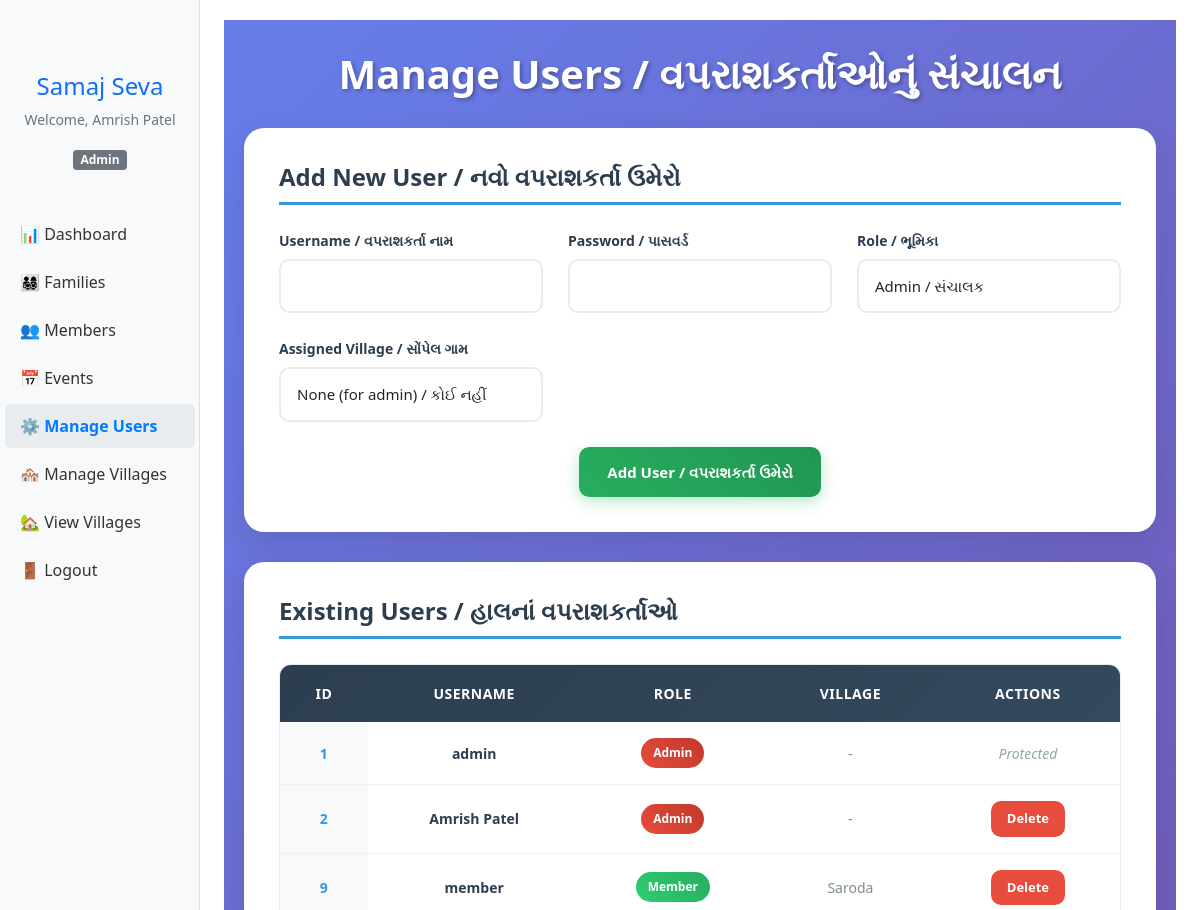
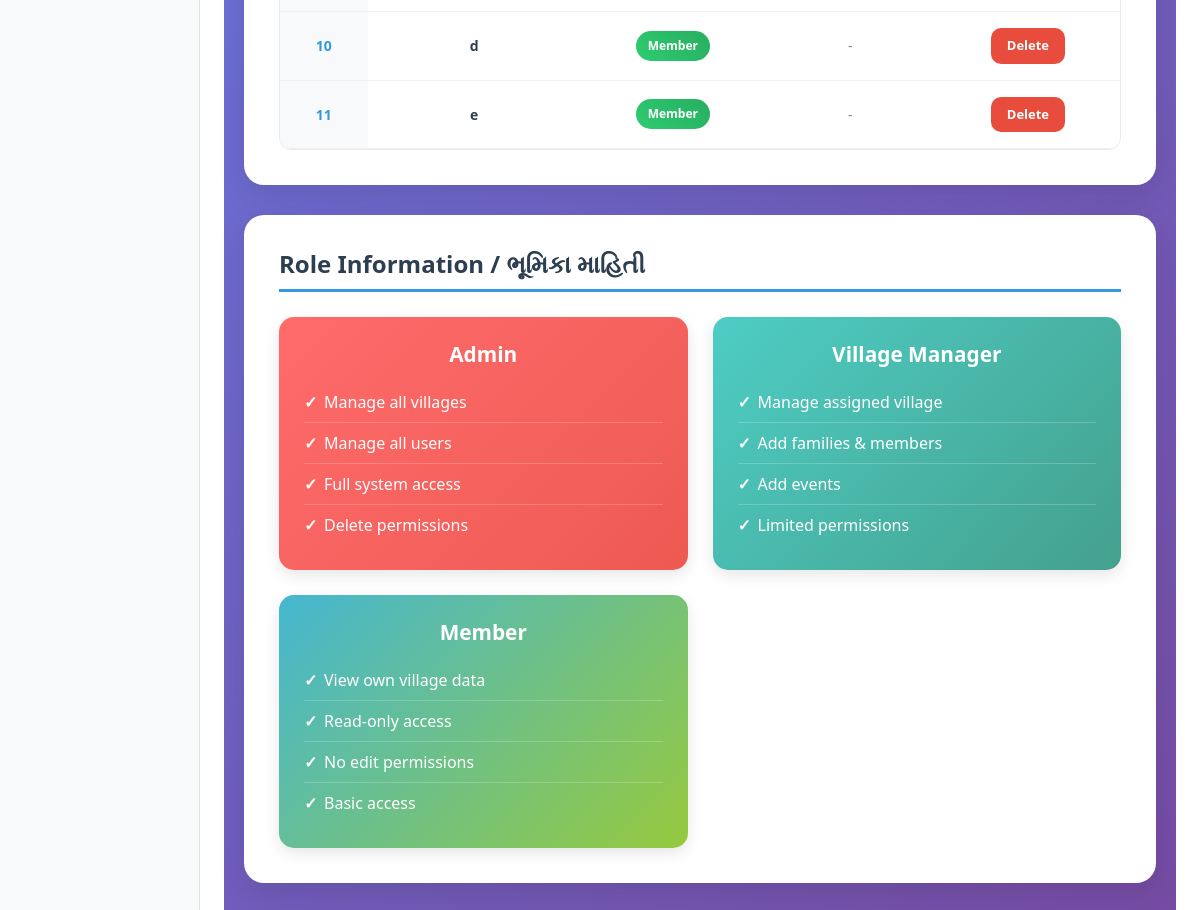
The app's page /admin/users (signed in) with its own data (2 pictures, top to bottom).
### tables this page shows
CREATE TABLE users (
                    id INTEGER PRIMARY KEY AUTOINCREMENT,
                    username TEXT UNIQUE,
                    password TEXT,
                    role TEXT,
                    village TEXT,
                    created_at TIMESTAMP DEFAULT CURRENT_TIMESTAMP
                );

CREATE TABLE villages (
                    id INTEGER PRIMARY KEY AUTOINCREMENT,
                    name TEXT UNIQUE,
                    created_by INTEGER,
                    created_at TIMESTAMP DEFAULT CURRENT_TIMESTAMP,
                    FOREIGN KEY (created_by) REFERENCES users(id)
                );

### app.py (the view)
@app.route('/admin/users')
@admin_required
def manage_users():
    conn = sqlite3.connect('database.db')
    c = conn.cursor()
    c.execute('''SELECT u.id, u.username, u.role, u.village, v.name
                 FROM users u LEFT JOIN villages v ON u.village = v.name
                 ORDER BY u.id''')
    users = c.fetchall()
    c.execute("SELECT name FROM villages ORDER BY name")
    villages = [row[0] for row in c.fetchall()]
    conn.close()
    return render_template('manage_users.html', users=users, villages=villages)

### app.py (called while the page is built)
def admin_required(f):
    @wraps(f)
    def decorated_function(*args, **kwargs):
        if 'user_id' not in session or session.get('role') != 'admin':
            flash('Admin access required', 'error')
            return redirect(url_for('dashboard'))
        return f(*args, **kwargs)
    return decorated_function

### templates/manage_users.html (shortened to what this page needs)
{% extends "base.html" %}
{% block content %}
<div class="manage-users-container">
    <h2 class="page-title">Manage Users / વપરાશકર્તાઓનું સંચાલન</h2>
    <div class="add-user-card">
        <h3 class="card-title">Add New User / નવો વપરાશકર્તા ઉમેરો</h3>
        <form method="post" action="{{ url_for('add_user') }}" class="user-form">
            <div class="form-grid">
                <div class="form-group">
                    <label class="form-label">Username / વપરાશકર્તા નામ</label>
                    <input type="text" name="username" class="form-input" required>
                </div>
                <div class="form-group">
                    <label class="form-label">Password / પાસવર્ડ</label>
                    <input type="password" name="password" class="form-input" required>
                </div>
                <div class="form-group">
                    <label class="form-label">Role / ભૂમિકા</label>
                    <select name="role" class="form-select" required>
                        <option value="admin">Admin / સંચાલક</option>
                    </select>
                </div>
                <div class="form-group">
                    <label class="form-label">Assigned Village / સોંપેલ ગામ</label>
                    <select name="village" class="form-select">
                        <option value="">None (for admin) / કોઈ નહીં</option>
                    </select>
                </div>
            </div>
            <div class="form-actions">
                <button type="submit" class="btn primary-btn">Add User / વપરાશકર્તા ઉમેરો</button>
            </div>
        </form>
    </div>
    <div class="users-list-card">
        <h3 class="card-title">Existing Users / હાલનાં વપરાશકર્તાઓ</h3>
        <div class="table-container">
            <table class="users-table">
                <thead>
                    <tr>
                        <th>ID</th>
                        <th>Username</th>
                        <th>Role</th>
                        <th>Village</th>
                        <th>Actions</th>
                    </tr>
                </thead>
                <tbody>
                    {% for user in users %}
                    <tr class="user-row">
                        <td class="user-id">{{ user[0] }}</td>
                        <td class="username">{{ user[1] }}</td>
                        <td class="user-role">
                            {% if user[2] == 'admin' %}
                            <span class="role-badge admin-badge">{{ user[2]|title }}</span>
                            {% elif user[2] == 'village_manager' %}
                            <span class="role-badge manager-badge">{{ user[2]|title }}</span>
                            {% else %}
                            <span class="role-badge member-badge">{{ user[2]|title }}</span>
                            {% endif %}
                        </td>
                        <td class="user-village">{{ user[4] or "-" }}</td>
                        <td class="user-actions">
                            {% if user[0] != 1 %}
                            <a href="{{ url_for('delete_user', user_id=user[0]) }}"
                               class="btn delete-btn"
                               onclick="return confirm('Are you sure you want to delete this user?')">
                               Delete
                            </a>
                            {% else %}
                            <span class="protected-text">Protected</span>
                            {% endif %}
                        </td>
                    </tr>
                    {% endfor %}
                </tbody>
            </table>
        </div>
    </div>
    <div class="roles-info-card">
        <h3 class="card-title">Role Information / ભૂમિકા માહિતી</h3>
        <div class="roles-grid">
            <div class="role-card admin-role">
                <h4 class="role-title">Admin</h4>
                <ul class="role-features">
                    <li>Manage all villages</li>
                    <li>Manage all users</li>
                    <li>Full system access</li>
                    <li>Delete permissions</li>
                </ul>
            </div>
            <div class="role-card manager-role">
                <h4 class="role-title">Village Manager</h4>
                <ul class="role-features">
                    <li>Manage assigned village</li>
                    <li>Add families & members</li>
                    <li>Add events</li>
                    <li>Limited permissions</li>
                </ul>
            </div>
            <div class="role-card member-role">
                <h4 class="role-title">Member</h4>
                <ul class="role-features">
                    <li>View own village data</li>
                    <li>Read-only access</li>
                    <li>No edit permissions</li>
                    <li>Basic access</li>
                </ul>
            </div>
        </div>
    </div>
</div>
{% endblock %}

### templates/sidebar.html (shortened to what this page needs)
<div class="sidebar-sticky">
    <div class="text-center mb-4">
        <h4 class="text-primary">Samaj Seva</h4>
        <p class="text-muted small">Welcome, {{ session.username }}</p>
        <p class="badge bg-secondary">{{ session.role|title }}</p>
    </div>
    <ul class="nav flex-column">
        <li class="nav-item">
            <a class="nav-link {% if request.endpoint == 'dashboard' %}active{% endif %}" href="{{ url_for('dashboard') }}">
                📊 Dashboard
            </a>
        </li>
        <li class="nav-item">
            <a class="nav-link {% if request.endpoint in ['families', 'add_family', 'view_family'] %}active{% endif %}" href="{{ url_for('families') }}">
                👨‍👩‍👧‍👦 Families
            </a>
        </li>
        <li class="nav-item">
            <a class="nav-link {% if request.endpoint in ['view_members', 'add_member'] %}active{% endif %}" href="{{ url_for('view_members') }}">
                👥 Members
            </a>
        </li>
        <li class="nav-item">
            <a class="nav-link {% if request.endpoint in ['view_events', 'add_event'] %}active{% endif %}" href="{{ url_for('view_events') }}">
                📅 Events
            </a>
        </li>
        {% if session.role == 'admin' %}
        <li class="nav-item">
            <a class="nav-link {% if request.endpoint == 'manage_users' %}active{% endif %}" href="{{ url_for('manage_users') }}">
                ⚙️ Manage Users
            </a>
        </li>
        <li class="nav-item">
            <a class="nav-link {% if request.endpoint == 'manage_villages' %}active{% endif %}" href="{{ url_for('manage_villages') }}">
                🏘️ Manage Villages
            </a>
        </li>
        {% endif %}
        {% if session.role in ['admin', 'village_manager'] %}
        <li class="nav-item">
            <a class="nav-link {% if request.endpoint in ['user_villages', 'user_families', 'user_view_family', 'user_events'] %}active{% endif %}" href="{{ url_for('user_villages') }}">
                🏡 View Villages
            </a>
        </li>
        {% endif %}
        <li class="nav-item">
            <a class="nav-link" href="{{ url_for('logout') }}">
                🚪 Logout
            </a>
        </li>
    </ul>
</div>

### templates/base.html (style rules this page uses)
.sidebar .nav-link { color: #333; padding: 10px 15px; border-radius: 5px; margin: 2px 5px; }
.sidebar .nav-link.active { color: #007bff; background-color: #e9ecef; font-weight: bold; }
.sidebar-sticky { position: relative; top: 0; height: calc(100vh - 48px); padding-top: 0.5rem; overflow-x: hidden; overflow-y: auto; }

### templates/manage_users.html (style rules this page uses)
.manage-users-container { max-width: 1200px; margin: 0 auto; padding: 30px 20px; font-family: 'Segoe UI', Tahoma, Geneva, Verdana, sans-serif; background: linear-gradient(135deg, #667eea 0%, #764ba2 100%); min-height: 100vh; }
.page-title { color: white; font-size: 2.5rem; font-weight: 700; margin-bottom: 30px; text-align: center; text-shadow: 2px 2px 4px rgba(0,0,0,0.3); }
.add-user-card, .users-list-card, .roles-info-card { background: white; border-radius: 20px; padding: 35px; box-shadow: 0 10px 30px rgba(0,0,0,0.1); margin-bottom: 30px; backdrop-filter: blur(10px); }
.card-title { color: #2c3e50; font-size: 1.5rem; font-weight: 600; margin-bottom: 25px; border-bottom: 3px solid #3498db; padding-bottom: 10px; }
.user-form { width: 100%; }
.form-grid { display: grid; grid-template-columns: repeat(auto-fit, minmax(250px, 1fr)); gap: 25px; margin-bottom: 25px; }
.form-group { display: flex; flex-direction: column; }
.form-label { margin-bottom: 8px; font-weight: 600; color: #2c3e50; font-size: 14px; }
.form-input, .form-select { padding: 14px 16px; border: 2px solid #e9ecef; border-radius: 10px; font-size: 15px; transition: all 0.3s ease; background: white; }
.form-actions { text-align: center; margin-top: 25px; }
.btn { display: inline-block; padding: 14px 28px; border-radius: 10px; text-decoration: none; font-weight: 600; font-size: 15px; transition: all 0.3s ease; border: none; cursor: pointer; text-align: center; min-width: 140px; }
.primary-btn { background: linear-gradient(45deg, #27ae60, #219653); color: white; box-shadow: 0 5px 15px rgba(39, 174, 96, 0.3); }
.delete-btn { background: #e74c3c; color: white; padding: 8px 16px; font-size: 13px; min-width: auto; }
.table-container { overflow-x: auto; border-radius: 12px; border: 1px solid #e9ecef; }
.users-table { width: 100%; border-collapse: collapse; min-width: 700px; }
.users-table thead { background: linear-gradient(135deg, #2c3e50, #34495e); }
.users-table th { padding: 18px 15px; text-align: center; color: white; font-weight: 600; font-size: 14px; text-transform: uppercase; letter-spacing: 0.5px; border: none; }
.users-table td { padding: 16px 12px; border-bottom: 1px solid #f0f0f0; font-size: 14px; vertical-align: middle; text-align: center; }
.users-table tbody tr { transition: all 0.3s ease; }
.role-badge { padding: 6px 12px; border-radius: 20px; font-size: 12px; font-weight: 600; display: inline-block; }
.admin-badge { background: linear-gradient(45deg, #e74c3c, #c0392b); color: white; }
.member-badge { background: linear-gradient(45deg, #2ecc71, #27ae60); color: white; }
.user-id { font-weight: 700; color: #3498db; background: #f8f9fa; }
.username { font-weight: 600; color: #2c3e50; }
.user-village { color: #7f8c8d; }
.protected-text { color: #95a5a6; font-style: italic; }
.roles-grid { display: grid; grid-template-columns: repeat(auto-fit, minmax(280px, 1fr)); gap: 25px; }
.role-card { padding: 25px; border-radius: 15px; box-shadow: 0 5px 15px rgba(0,0,0,0.1); transition: all 0.3s ease; }
.admin-role { background: linear-gradient(135deg, #ff6b6b, #ee5a52); color: white; }
.manager-role { background: linear-gradient(135deg, #4ecdc4, #44a08d); color: white; }
.member-role { background: linear-gradient(135deg, #45b7d1, #96c93d); color: white; }
.role-title { font-size: 1.3rem; font-weight: 700; margin-bottom: 15px; text-align: center; }
.role-features { list-style: none; padding: 0; margin: 0; }
.role-features li { padding: 8px 0; border-bottom: 1px solid rgba(255,255,255,0.2); position: relative; padding-left: 20px; }
.role-features li:before { content: "✓"; position: absolute; left: 0; font-weight: bold; }
.role-features li:last-child { border-bottom: none; }
.user-row { animation: fadeInUp 0.5s ease forwards; }
.user-row:nth-child(1) { animation-delay: 0.1s; }
.user-row:nth-child(2) { animation-delay: 0.2s; }
.user-row:nth-child(3) { animation-delay: 0.3s; }
.user-row:nth-child(4) { animation-delay: 0.4s; }

### records on screen
users: username "Amrish Patel", id "2", role "Admin", user "-"
users: id "1", username "admin", role "Admin", user "-", shows "Protected"
villages: user "9", username "member", role "Member", name "Saroda"
users: id "10", username "d", role "Member", user "-"
users: id "11", username "e", role "Member", user "-"

### other values on screen
{{ session.role|title }} "Admin"
